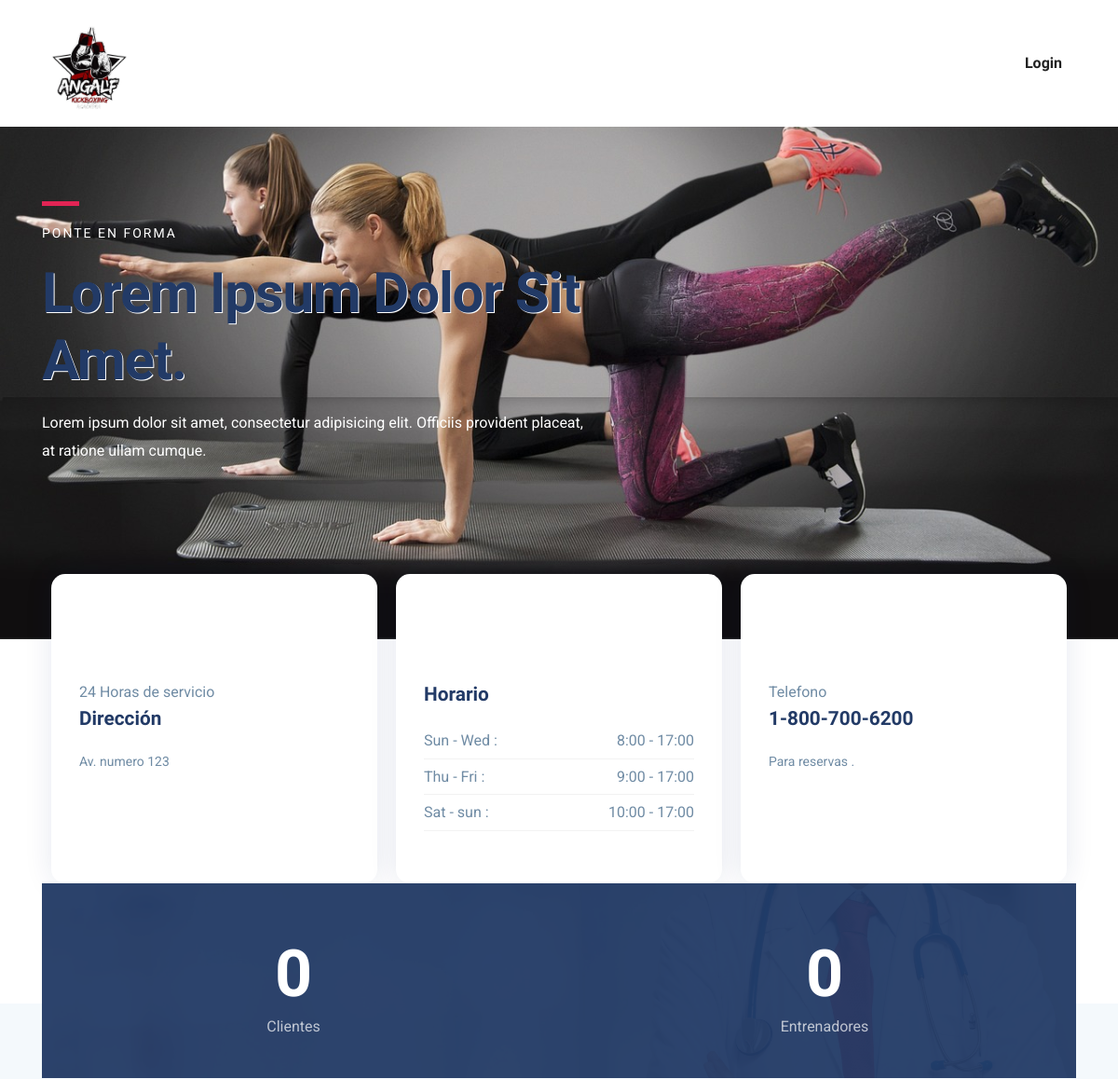
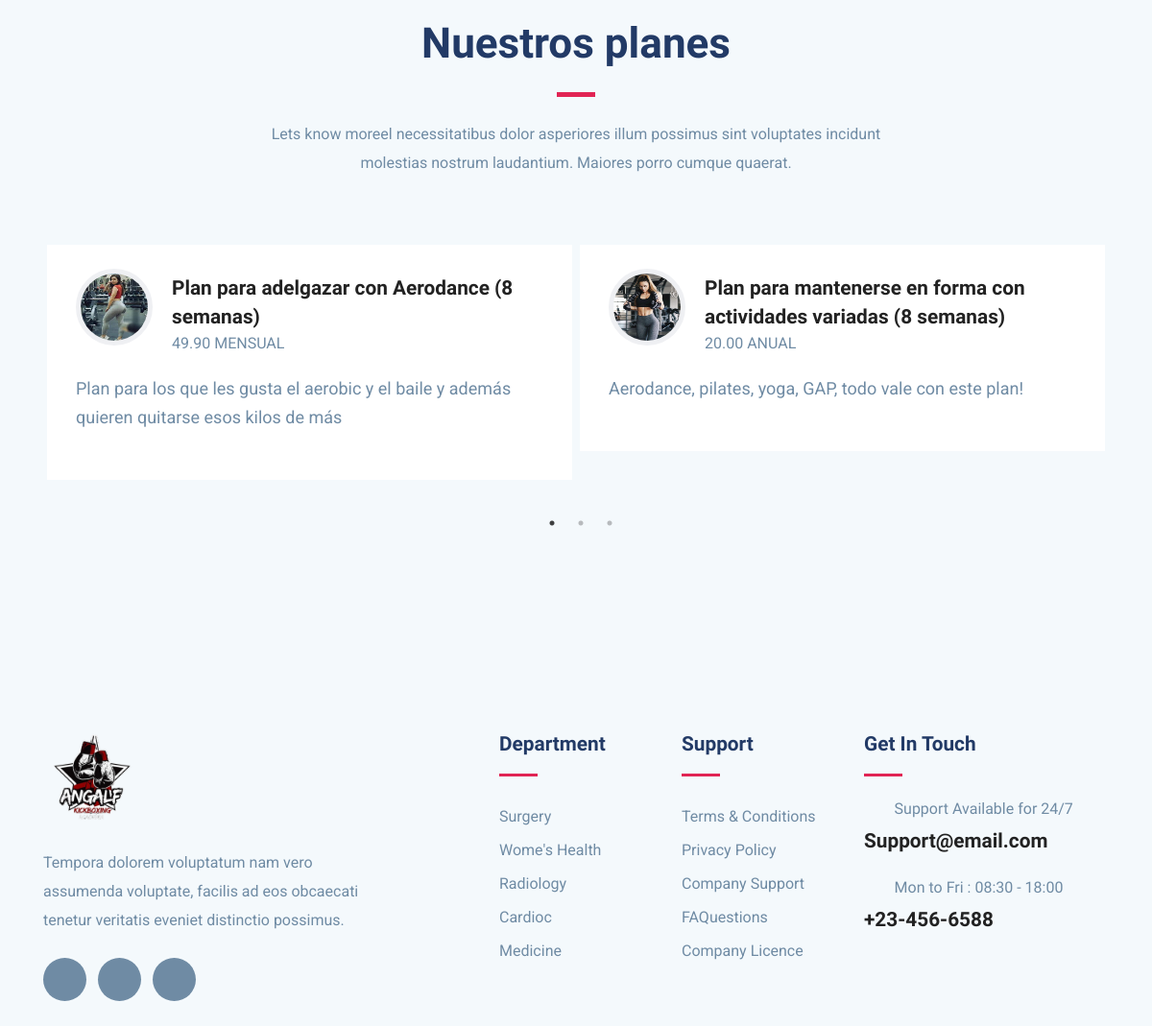
The page / on the database its author committed (2 pictures, top to bottom).
### tables this page shows
CREATE TABLE `planes` (
  `id` int(11) NOT NULL AUTO_INCREMENT,
  `plan` varchar(255) NOT NULL,
  `descripcion` text NOT NULL,
  `precio_plan` decimal(10,2) NOT NULL,
  `condicion` varchar(20) NOT NULL,
  `imagen` varchar(50) NOT NULL DEFAULT 'default.png',
  `estado` int(11) NOT NULL DEFAULT 1,
  `id_user` int(11) NOT NULL,
  PRIMARY KEY (`id`),
  KEY `id_user` (`id_user`),
  CONSTRAINT `planes_ibfk_1` FOREIGN KEY (`id_user`) REFERENCES `usuarios` (`id`) ON DELETE CASCADE ON UPDATE CASCADE
);

### Config/App/Controller.php (called while the page is built, shortened)
<?php
class Controller{
    public function cargarModel()
    {
        $model = get_class($this)."Model";
        $ruta = "Models/".$model.".php";
    }
}
?>

### Config/App/Conexion.php (called while the page is built)
<?php
class Conexion{
    private $conect;
    public function __construct()
    {
        $pdo = "mysql:host=".host.";dbname=".db.";.charset.";
        try {
            $this->conect = new PDO($pdo, user, pass);
            $this->conect->setAttribute(PDO::ATTR_ERRMODE, PDO::ERRMODE_EXCEPTION);
        } catch (PDOException $e) {
            echo "Error en la conexion".$e->getMessage();
        }
    }
    public function conect()
    {
        return $this->conect;
    }
}
?>

### Config/App/Query.php (called while the page is built, shortened)
<?php
class Query extends Conexion{
    private $pdo, $con, $sql, $datos;
    public function __construct() {
        $this->pdo = new Conexion();
        $this->con = $this->pdo->conect();
    }
    public function select(string $sql)
    {
        $this->sql = $sql;
        $resul = $this->con->prepare($this->sql);
        $resul->execute();
        $data = $resul->fetch(PDO::FETCH_ASSOC);
        return $data;
    }
    public function selectAll(string $sql)
    {
        $this->sql = $sql;
        $resul = $this->con->prepare($this->sql);
        $resul->execute();
        $data = $resul->fetchAll(PDO::FETCH_ASSOC);
        return $data;
    }
}
?>

### Config/App/Views.php (called while the page is built)
<?php
class Views{
    public function getView($controlador, $vista, $data="")
    {
        $controlador = get_class($controlador);
        if ($controlador == "Home") {
            $vista = "Views/".$vista.".php";
        }else{
            $vista = "Views/".$controlador."/".$vista.".php";
        }
        require $vista;
    }
}
?>

### Controllers/Home.php (called while the page is built, shortened)
<?php
class Home extends Controller
{
    public function index()
    {
        $data['empresa'] = $this->model->getEmpresa();
        $data['planes'] = $this->model->getPlanes(1);
        $data['entrenador'] = $this->model->getDatos('entrenador');
        $data['clientes'] = $this->model->getDatos('clientes');
        $data['usuarios'] = $this->model->getUsuarios(1);
        $this->views->getView($this, "index", $data);
    }
}

### Models/HomeModel.php (called while the page is built, shortened)
<?php
class HomeModel extends Query{
    public function getPlanes(int $estado)
    {
        $sql = "SELECT * FROM planes WHERE estado = $estado";
        $data = $this->selectAll($sql);
        return $data;
    }
    public function getDatos($table)
    {
        $sql = "SELECT COUNT(id) AS total FROM $table WHERE estado = 1";
        $data = $this->select($sql);
        return $data;
    }
}
?>

### Views/index.php (the view, shortened to what this page needs)
<!DOCTYPE html>
<html lang="en">
<head>
  <link rel="stylesheet" href="<?php echo base_url; ?>Assets/home/plugins/bootstrap/bootstrap.min.css">
  <link rel="stylesheet" href="<?php echo base_url; ?>Assets/home/plugins/icofont/icofont.min.css">
  <link rel="stylesheet" href="<?php echo base_url; ?>Assets/home/plugins/slick-carousel/slick/slick.css">
  <link rel="stylesheet" href="<?php echo base_url; ?>Assets/home/plugins/slick-carousel/slick/slick-theme.css">
  <link rel="stylesheet" href="<?php echo base_url; ?>Assets/home/css/style.css">
</head>
<body id="top">
<header>
	<nav class="navbar navbar-expand-lg navigation" id="navbar">
		<div class="container">
			<a class="navbar-brand" href="index.html">
				<img src="<?php echo base_url; ?>Assets/images/logo.png" alt="" width="100" class="img-fluid">
			</a>
			<div class="collapse navbar-collapse" id="navbarmain">
				<ul class="navbar-nav ml-auto">
					<li class="nav-item"><a class="nav-link" href="<?php echo base_url . 'home/login'; ?>">Login</a></li>
				</ul>
			</div>
		</div>
	</nav>
</header>
<section class="banner" style="background-image: url('<?php echo base_url . 'Assets/images/principal.jpg'; ?>');">
	<div class="container">
		<div class="row">
			<div class="col-lg-6 col-md-12 col-xl-7">
				<div class="block">
					<div class="divider mb-3"></div>
					<span class="text-uppercase text-sm letter-spacing text-white">Ponte en forma</span>
					<h1 class="mb-3 mt-3 shadow-white">Lorem ipsum dolor sit amet.</h1>
					<p class="mb-4 pr-5 text-white">Lorem ipsum dolor sit amet, consectetur adipisicing elit. Officiis provident placeat, at ratione ullam cumque.</p>
				</div>
			</div>
		</div>
	</div>
</section>
<section class="features">
	<div class="container">
		<div class="row">
			<div class="col-lg-12">
				<div class="feature-block d-lg-flex">
					<div class="feature-item mb-5 mb-lg-0">
						<div class="feature-icon mb-4">
							<i class="icofont-surgeon-alt"></i>
						</div>
						<span>24 Horas de servicio</span>
						<h4 class="mb-3">Dirección</h4>
						<p class="mb-4">Av. numero 123</p>
					</div>
					<div class="feature-item mb-5 mb-lg-0">
						<div class="feature-icon mb-4">
							<i class="icofont-ui-clock"></i>
						</div>
						<h4 class="mb-3">Horario</h4>
						<ul class="w-hours list-unstyled">
							<li class="d-flex justify-content-between">Sun - Wed : <span>8:00 - 17:00</span></li>
							<li class="d-flex justify-content-between">Thu - Fri : <span>9:00 - 17:00</span></li>
							<li class="d-flex justify-content-between">Sat - sun : <span>10:00 - 17:00</span></li>
						</ul>
					</div>
					<div class="feature-item mb-5 mb-lg-0">
						<div class="feature-icon mb-4">
							<i class="icofont-support"></i>
						</div>
						<span>Telefono</span>
						<h4 class="mb-3">1-800-700-6200</h4>
						<p>Para reservas .</p>
					</div>
				</div>
			</div>
		</div>
	</div>
</section>
<section class="cta-section ">
	<div class="container">
		<div class="cta position-relative">
			<div class="row">
				<div class="col-lg-6 col-md-6 col-sm-6">
					<div class="counter-stat">
						<i class="icofont-doctor"></i>
						<span class="h3 counter" data-count="<?php echo $data['clientes']['total']; ?>">0</span>
						<p>Clientes</p>
					</div>
				</div>
				<div class="col-lg-6 col-md-6 col-sm-6">
					<div class="counter-stat">
						<i class="icofont-flag"></i>
						<span class="h3 counter" data-count="<?php echo $data['entrenador']['total']; ?>">0</span>
						<p>Entrenadores</p>
					</div>
				</div>
			</div>
		</div>
	</div>
</section>
<section class="section testimonial-2 gray-bg">
	<div class="container">
		<div class="row justify-content-center">
			<div class="col-lg-7">
				<div class="section-title text-center">
					<h2>Nuestros planes</h2>
					<div class="divider mx-auto my-4"></div>
					<p>Lets know moreel necessitatibus dolor asperiores illum possimus sint voluptates incidunt molestias nostrum laudantium. Maiores porro cumque quaerat.</p>
				</div>
			</div>
		</div>
	</div>
	<div class="container">
		<div class="row align-items-center">
			<div class="col-lg-12 testimonial-wrap-2">
                <?php foreach ($data['planes'] as $plan) { ?>
				<div class="testimonial-block style-2  gray-bg">
					<i class="icofont-quote-right"></i>
					<div class="testimonial-thumb">
						<img src="<?php echo base_url .'Assets/images/planes/' . $plan['imagen']; ?>" alt="" class="img-fluid">
					</div>
					<div class="client-info ">
						<h4><?php echo $plan['plan']; ?></h4>
						<span><?php echo $plan['precio_plan'] . ' ' . $plan['condicion']; ?></span>
						<p>
                        <?php echo $plan['descripcion']; ?>
						</p>
					</div>
				</div>
                <?php } ?>
			</div>
		</div>
	</div>
</section>
<footer class="footer section gray-bg">
	<div class="container">
		<div class="row">
			<div class="col-lg-4 mr-auto col-sm-6">
				<div class="widget mb-5 mb-lg-0">
					<div class="logo mb-4">
						<img src="<?php echo base_url; ?>Assets/images/logo.png" alt="" class="img-fluid" width="100">
					</div>
					<p>Tempora dolorem voluptatum nam vero assumenda voluptate, facilis ad eos obcaecati tenetur veritatis eveniet distinctio possimus.</p>
					<ul class="list-inline footer-socials mt-4">
						<li class="list-inline-item">
							<a href="https://www.facebook.com/themefisher"><i class="icofont-facebook"></i></a>
						</li>
						<li class="list-inline-item">
							<a href="https://twitter.com/themefisher"><i class="icofont-twitter"></i></a>
						</li>
						<li class="list-inline-item">
							<a href="https://www.pinterest.com/themefisher/"><i class="icofont-linkedin"></i></a>
						</li>
					</ul>
				</div>
			</div>
			<div class="col-lg-2 col-md-6 col-sm-6">
				<div class="widget mb-5 mb-lg-0">
					<h4 class="text-capitalize mb-3">Department</h4>
					<div class="divider mb-4"></div>
					<ul class="list-unstyled footer-menu lh-35">
						<li><a href="#!">Surgery </a></li>
						<li><a href="#!">Wome's Health</a></li>
						<li><a href="#!">Radiology</a></li>
						<li><a href="#!">Cardioc</a></li>
						<li><a href="#!">Medicine</a></li>
					</ul>
				</div>
			</div>
			<div class="col-lg-2 col-md-6 col-sm-6">
				<div class="widget mb-5 mb-lg-0">
					<h4 class="text-capitalize mb-3">Support</h4>
					<div class="divider mb-4"></div>
					<ul class="list-unstyled footer-menu lh-35">
						<li><a href="#!">Terms & Conditions</a></li>
						<li><a href="#!">Privacy Policy</a></li>
						<li><a href="#!">Company Support </a></li>
						<li><a href="#!">FAQuestions</a></li>
						<li><a href="#!">Company Licence</a></li>
					</ul>
				</div>
			</div>
			<div class="col-lg-3 col-md-6 col-sm-6">
				<div class="widget widget-contact mb-5 mb-lg-0">
					<h4 class="text-capitalize mb-3">Get in Touch</h4>
					<div class="divider mb-4"></div>
					<div class="footer-contact-block mb-4">
						<div class="icon d-flex align-items-center">
							<i class="icofont-email mr-3"></i>
							<span class="h6 mb-0">Support Available for 24/7</span>
						</div>
						<h4 class="mt-2"><a href="mailto:support@email.com">Support@email.com</a></h4>
					</div>
					<div class="footer-contact-block">
						<div class="icon d-flex align-items-center">
							<i class="icofont-support mr-3"></i>
							<span class="h6 mb-0">Mon to Fri : 08:30 - 18:00</span>
						</div>
						<h4 class="mt-2"><a href="tel:+23-345-67890">+23-456-6588</a></h4>
					</div>
				</div>
			</div>
		</div>
	</div>
</footer>
  </body>
  </html>

### index.php (shortened to what this page needs)
<?php
$ruta = !empty($_GET['url']) ? $_GET['url'] : "home/index";
$array = explode("/", $ruta);
$controller = ucfirst($array[0]);
$metodo = "index";
$parametro = "";
if (!empty($array[1])) {
    if (!empty($array[1] != "")) {
        $metodo = $array[1];
    }
}
$dirControllers = "Controllers/" . $controller . ".php";
if (file_exists($dirControllers)) {
    $controller = new $controller();
    if (method_exists($controller, $metodo)) {
        $controller->$metodo($parametro);
    } else {
        header('Location: '.base_url.'Errors');
    }
} else {
    header('Location: ' . base_url . 'Errors');
}
?>

### Assets/home/css/style.css (style rules this page uses)
html { overflow-x: hidden; }
body { line-height: 1.6; font-family: "Roboto", sans-serif; -webkit-font-smoothing: antialiased; font-size: 16px; color: #6F8BA4; font-weight: 400; overflow-x: hidden; }
h1, .h1, h2, .h2, h3, .h3, h4, .h4, h5, .h5, h6, .h6 { font-family: "Exo", sans-serif; font-weight: 700; color: #222; }
h1, .h1 { font-size: 2.5rem; }
h2, .h2 { font-size: 44px; }
h3, .h3 { font-size: 1.5rem; }
h4, .h4 { font-size: 1.3rem; line-height: 30px; }
h6, .h6 { font-size: 1rem; }
p { line-height: 30px; }
.section { padding: 100px 0; }
.text-sm { font-size: 14px; }
a { color: #222; text-decoration: none; transition: all 0.35s ease; }
.section-title { margin-bottom: 70px; }
.section-title h2 { color: #223a66; }
.gray-bg { background: #f4f9fc; }
#navbarmain .nav-link { font-weight: 600; padding: 15px 15px; color: #222; font-family: "Exo", sans-serif; text-transform: capitalize; font-size: 16px; transition: all 0.25s ease; }
.navbar-brand { margin-top: 10px; }
.banner { position: relative; overflow: hidden; background: #fff; background-position: 0px -250px; background-size: cover; min-height: 550px; }
.shadow-white { text-shadow: 1px 1px white; }
.banner .block { padding: 80px 0px 160px; }
.banner .block h1 { font-size: 60px; line-height: 1.2; letter-spacing: -1.2px; text-transform: capitalize; color: #223a66; }
.letter-spacing { letter-spacing: 2px; }
.divider { width: 40px; height: 5px; background: #e12454; }
.features { margin-top: -70px; }
.feature-item { flex-basis: 33.33%; margin: 0px 10px; padding: 40px 30px; background-color: #fff; border-radius: 15px 15px 15px 15px; box-shadow: 0px 0px 30px 0px rgba(0, 42, 106, 0.1); }
.feature-item .feature-icon i { font-size: 50px; color: #223a66; }
.feature-item h4 { color: #223a66; }
.feature-item p { font-size: 14px; }
.w-hours li { padding: 6px 0px; border-bottom: 1px solid rgba(0, 0, 0, 0.05); }
.counter-stat { text-align: center; padding: 55px 0px 40px 0px; position: relative; }
.counter-stat i { display: block; color: rgba(255, 255, 255, 0.06); font-size: 70px; position: absolute; left: 0px; right: 0px; top: 0px; transform: translateY(25px); }
.counter-stat span { font-size: 70px; color: #fff; }
.counter-stat p { margin-bottom: 0px; color: rgba(255, 255, 255, 0.7); }
.lh-35 { line-height: 35px; }
.cta { background: url("../images/bg/bg-4.jpg") no-repeat 50% 50%; background-size: cover; position: relative; }
.cta:before { position: absolute; content: ""; left: 0px; top: 0px; width: 100%; height: 100%; background: rgba(34, 58, 102, 0.95); }
.cta-section { margin-bottom: -80px; }
.testimonial-block { position: relative; margin-bottom: 20px; }
.testimonial-block p { background: #fff; font-size: 18px; }
.testimonial-block .client-info { margin-bottom: 20px; }
.testimonial-block .client-info h4 { margin-bottom: 0px; }
.testimonial-block i { font-size: 60px; position: absolute; right: 46px; bottom: 89px; opacity: 0.08; }
.testimonial-block.style-2 { background: #fff; padding: 30px; margin: 0px 4px; margin-bottom: 30px; }
.testimonial-block.style-2 .testimonial-thumb { float: left; }
.testimonial-block.style-2 .testimonial-thumb img { width: 80px; height: 80px; border-radius: 100%; margin-right: 20px; margin-bottom: 30px; border: 5px solid #eff0f3; margin-top: -5px; }
.testimonial-block.style-2 .client-info p { clear: both; background: transparent; }
.testimonial-block.style-2 i { bottom: -20px; color: #e12454; opacity: 0.3; }
.footer { padding-bottom: 10px; }
.logo { font-weight: 600; letter-spacing: 1px; }
.widget .divider { height: 3px; }
.widget h4 { color: #223a66; }
.widget .footer-menu a { color: #6F8BA4; }
.footer-contact-block span { font-weight: 400; color: #6F8BA4; }
.footer-contact-block i { font-size: 20px; }
.footer-socials li a { width: 45px; height: 45px; background: #6F8BA4; color: #fff; display: inline-block; text-align: center; border-radius: 100%; padding-top: 12px; }

### rows shown on the page
planes: imagen (picture), plan "Plan para adelgazar con Aerodance (8 semanas)", precio_plan "49.90", condicion "MENSUAL", descripcion "Plan para los que les gusta el aerobic y el baile y además quieren quitarse esos kilos de más"
planes: imagen (picture), plan "Plan para mantenerse en forma con actividades variadas (8 semanas)", precio_plan "20.00", condicion "ANUAL", descripcion "Aerodance, pilates, yoga, GAP, todo vale con este plan!"
